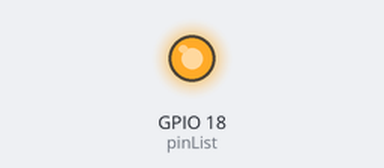
Simulated run of this program. Board: Raspberry Pi (BCM pin numbers). Shown: output pins drawn as LEDs (lit = HIGH). At 0.0 s the program stops and its outputs stay as they are.

Above: at 0.1 s.
Timing chart, 0 to 1.5 s (numbered marks = the images above):
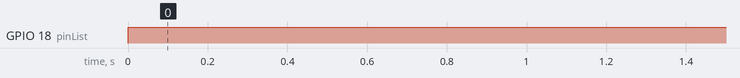

The program:

lighton.py
```python
#!/usr/bin/python

# Import required Python libraries
import RPi.GPIO as GPIO
import time

# Use BCM GPIO references instead of physical pin numbers
GPIO.setmode(GPIO.BCM)

# init list with pin numbers

pinList = [18]

# loop through pins and set mode and state to 'low'

for i in pinList:
    GPIO.setwarnings(False)
    GPIO.setup(i, GPIO.OUT)
    GPIO.output(i, GPIO.HIGH)

def trigger() :
        for i in pinList:
          GPIO.output(i, GPIO.HIGH)
#         GPIO.cleanup()
          break


try:
    trigger()


except KeyboardInterrupt:
  print "  Quit"
  # Reset GPIO settings
  GPIO.cleanup()
```

Measured:
- by itself, GPIO 18 (pinList): LOW → HIGH at 0.00 s
